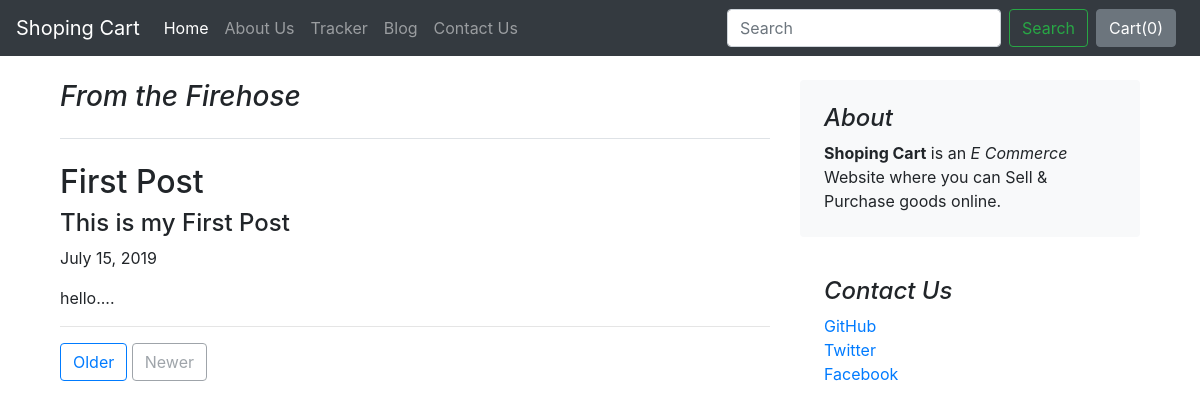
The page /blog/blogpost/1 on the database its author committed.
### blog/models.py (models this page shows)
class Blogpost(models.Model):
    post_id = models.AutoField(primary_key=True)
    title = models.CharField(max_length=200)
    subtitle = models.CharField(max_length =50, default="")
    desc = models.CharField(max_length=300)
    pub_date = models.DateField()
    thumbnail = models.ImageField(upload_to="shop/images", default="")
    def __str__(self):
        return self.title

### blog/views.py (the view)
# urls.py: path("blogpost/<int:poid>",views.blogpost,name="blogHome")
def blogpost(request, poid):
    post = Blogpost.objects.filter(post_id=poid)[0]
    print(post)
    return render(request,'blog/blogpost.html',{'post':post})

### blog/templates/blog/blogpost.html (shortened to what this page needs)
{% extends 'blog/basic.html' %}
{% block body %}
<div class="container mt-4">
<main role="main" class="container">
  <div class="row">
    <div class="col-md-8 blog-main">
      <h3 class="pb-4 mb-4 font-italic border-bottom">
        From the Firehose
      </h3>
      <div class="blog-post">
        <h2 class="blog-post-title">{{post.title}}</h2>
        <h4 class="blog-post-title">{{post.subtitle}}</h4>
        <p class="blog-post-meta">{{post.pub_date}} </p>
        <p>{{post.desc}}</p>
        <hr>
      </div>
      <nav class="blog-pagination">
        <a class="btn btn-outline-primary" href="#">Older</a>
        <a class="btn btn-outline-secondary disabled" href="#" tabindex="-1" aria-disabled="true">Newer</a>
      </nav>
    </div>
    <aside class="col-md-4 blog-sidebar">
      <div class="p-4 mb-3 bg-light rounded">
        <h4 class="font-italic">About</h4>
          <p class="mb-0"><b>Shoping Cart</b> is an  <em>E Commerce </em> Website where you can Sell & Purchase goods online. </p>
      </div>
      <div class="p-4">
        <h4 class="font-italic">Contact Us</h4>
        <ol class="list-unstyled">
          <li><a href="#">GitHub</a></li>
          <li><a href="#">Twitter</a></li>
          <li><a href="#">Facebook</a></li>
        </ol>
      </div>
    </aside>
  </div>
</div>
{% endblock %}

### rows shown on the page
Blogpost: title "First Post", subtitle "This is my First Post", pub_date "July 15, 2019", desc "hello...."
